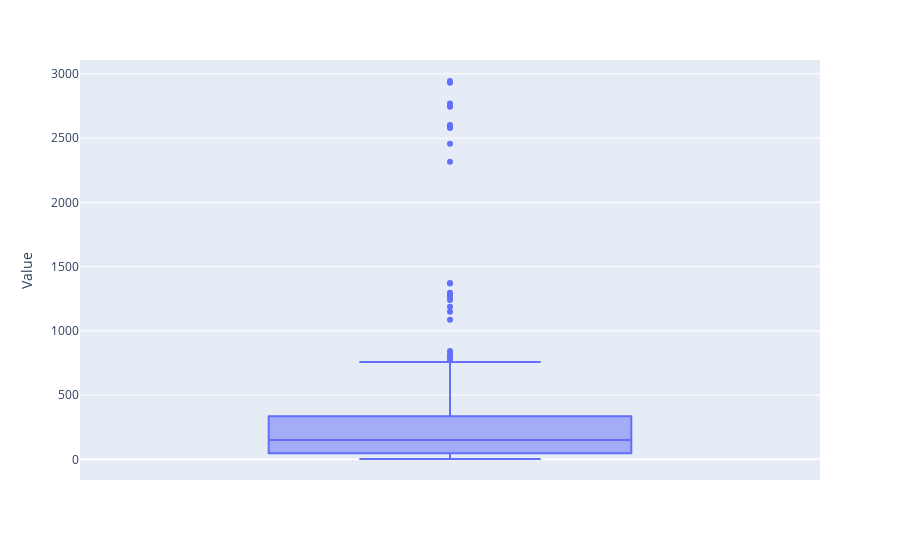

The notebook cell this image was saved under:
### Code cell
px.box(box_data, y ='Value')

### Figure 1 — Plotly figure (JSON) as saved in the notebook; plotly's stock layout.template omitted (floating-point values rounded to 4 significant figures; data arrays with more than 128 entries replaced by an {"elided": "..."} marker saying what was removed)
{"data": [{"alignmentgroup": "True", "hovertemplate": "Value=%{y}<extra></extra>", "legendgroup": "", "marker": {"color": "#636efa"}, "name": "", "notched": false, "offsetgroup": "", "orientation": "v", "showlegend": false, "type": "box", "x0": " ", "xaxis": "x", "y": {"elided": "450 float values"}, "y0": " ", "yaxis": "y"}], "layout": {"boxmode": "group", "legend": {"tracegroupgap": 0}, "margin": {"t": 60}, "xaxis": {"anchor": "y", "domain": [0, 1]}, "yaxis": {"anchor": "x", "domain": [0, 1], "title": {"text": "Value"}}}}
